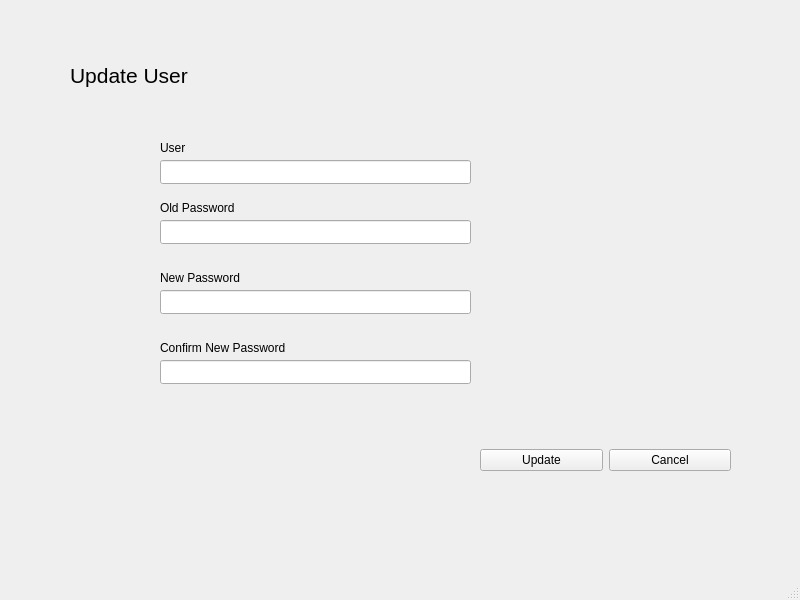
<?xml version="1.0" encoding="UTF-8"?>
<ui version="4.0">
 <class>UpdateUser</class>
 <widget class="QMainWindow" name="UpdateUser">
  <property name="geometry">
   <rect>
    <x>0</x>
    <y>0</y>
    <width>800</width>
    <height>600</height>
   </rect>
  </property>
  <property name="windowTitle">
   <string>MainWindow</string>
  </property>
  <widget class="QWidget" name="centralwidget">
   <widget class="QWidget" name="horizontalLayoutWidget">
    <property name="geometry">
     <rect>
      <x>480</x>
      <y>430</y>
      <width>251</width>
      <height>61</height>
     </rect>
    </property>
    <layout class="QHBoxLayout" name="horizontalLayout">
     <item>
      <widget class="QPushButton" name="button_update_user">
       <property name="text">
        <string>Update</string>
       </property>
      </widget>
     </item>
     <item>
      <widget class="QPushButton" name="button_cancel">
       <property name="text">
        <string>Cancel</string>
       </property>
      </widget>
     </item>
    </layout>
   </widget>
   <widget class="QLabel" name="label_title">
    <property name="geometry">
     <rect>
      <x>70</x>
      <y>60</y>
      <width>181</width>
      <height>31</height>
     </rect>
    </property>
    <property name="font">
     <font>
      <pointsize>16</pointsize>
      <weight>50</weight>
      <bold>false</bold>
     </font>
    </property>
    <property name="text">
     <string>Update User</string>
    </property>
   </widget>
   <widget class="QLabel" name="label_user">
    <property name="geometry">
     <rect>
      <x>160</x>
      <y>140</y>
      <width>55</width>
      <height>16</height>
     </rect>
    </property>
    <property name="text">
     <string>User</string>
    </property>
   </widget>
   <widget class="QLabel" name="label_confirm_password">
    <property name="geometry">
     <rect>
      <x>160</x>
      <y>340</y>
      <width>141</width>
      <height>16</height>
     </rect>
    </property>
    <property name="text">
     <string>Confirm New Password</string>
    </property>
   </widget>
   <widget class="QLabel" name="label_password">
    <property name="geometry">
     <rect>
      <x>160</x>
      <y>270</y>
      <width>101</width>
      <height>16</height>
     </rect>
    </property>
    <property name="text">
     <string>New Password</string>
    </property>
   </widget>
   <widget class="QLineEdit" name="edit_user">
    <property name="geometry">
     <rect>
      <x>160</x>
      <y>160</y>
      <width>311</width>
      <height>24</height>
     </rect>
    </property>
   </widget>
   <widget class="QLineEdit" name="edit_new_password">
    <property name="geometry">
     <rect>
      <x>160</x>
      <y>290</y>
      <width>311</width>
      <height>24</height>
     </rect>
    </property>
    <property name="echoMode">
     <enum>QLineEdit::Password</enum>
    </property>
   </widget>
   <widget class="QLineEdit" name="edit_confirm_new_password">
    <property name="geometry">
     <rect>
      <x>160</x>
      <y>360</y>
      <width>311</width>
      <height>24</height>
     </rect>
    </property>
    <property name="echoMode">
     <enum>QLineEdit::Password</enum>
    </property>
   </widget>
   <widget class="QLineEdit" name="edit_old_password">
    <property name="geometry">
     <rect>
      <x>160</x>
      <y>220</y>
      <width>311</width>
      <height>24</height>
     </rect>
    </property>
    <property name="echoMode">
     <enum>QLineEdit::Password</enum>
    </property>
   </widget>
   <widget class="QLabel" name="label">
    <property name="geometry">
     <rect>
      <x>160</x>
      <y>200</y>
      <width>101</width>
      <height>16</height>
     </rect>
    </property>
    <property name="text">
     <string>Old Password</string>
    </property>
   </widget>
  </widget>
  <widget class="QMenuBar" name="menubar">
   <property name="geometry">
    <rect>
     <x>0</x>
     <y>0</y>
     <width>800</width>
     <height>25</height>
    </rect>
   </property>
  </widget>
  <widget class="QStatusBar" name="statusbar"/>
 </widget>
 <resources/>
 <connections/>
</ui>
